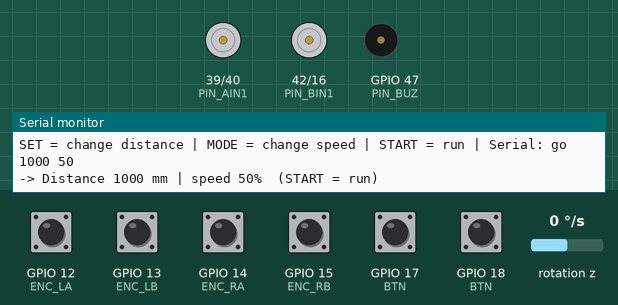
Recording of a sketch running on a simulated ESP32-S3. Shown: motor-driver pin pairs drawn as motors (green arrow = first pin HIGH = forward, orange = second pin HIGH = backward, longer = more drive, scaled by the enable pin), buzzer (waves = sounding, pin HIGH), the last lines printed to the serial monitor. Wiring (inferred from the names in the program): MPU-6050 motion sensor at I2C address 0x68. The test bench sets the inputs (shaded band); at power-on: GPIO 12 (ENC_LA), GPIO 13 (ENC_LB), GPIO 14 (ENC_RA), GPIO 15 (ENC_RB), GPIO 17 (BTN), GPIO 18 (BTN) HIGH, rotation z 0 °/s.

Above: at 3.9 s.
4.0 s: GPIO 17 (BTN) pulled LOW for 0.15 s
At 5.42 s:
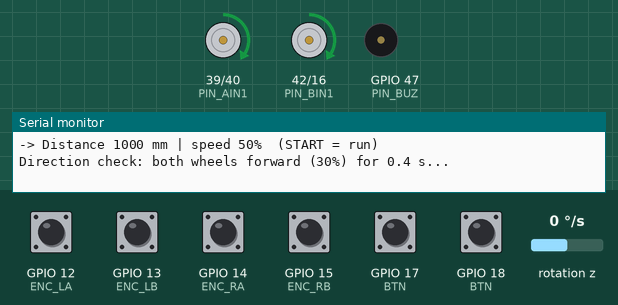
7.1 s: rotation z set to -192 °/s
9.7 s: rotation z set to 192 °/s
At 11.9 s:
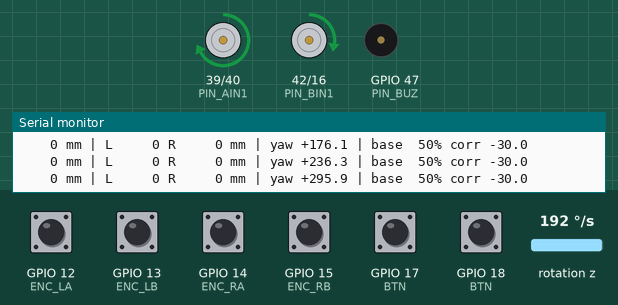
12.2 s: GPIO 18 (BTN) pulled LOW for 0.15 s
At 12.71 s:
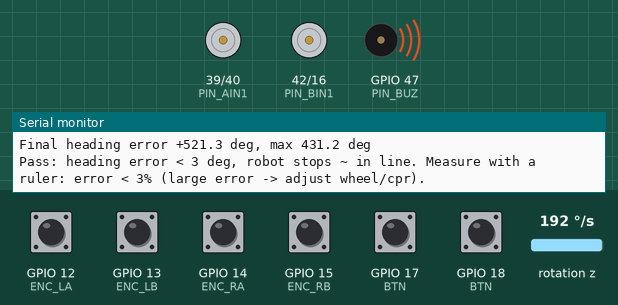
15.5 s: GPIO 17 (BTN) pulled LOW for 1 s
At 19.8 s:
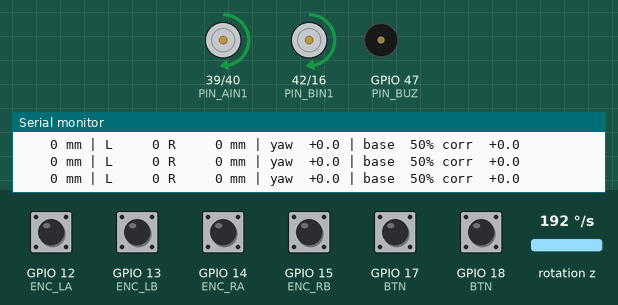
Timing chart, 0 to 20.5 s (numbered marks = the images above; inputs shaded):
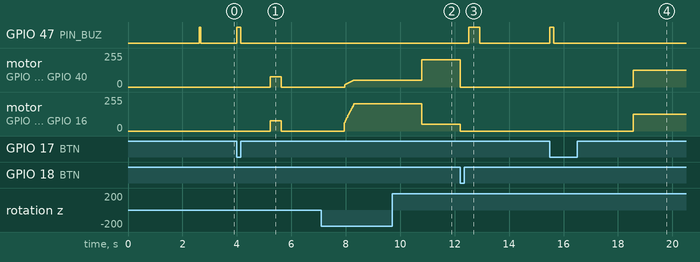

The sketch:

Test_DriveStraight.ino
```cpp
/*
  DRIVE STRAIGHT TEST  -  Line Robot (ESP32-S3 + IO shield, pin map v5 on the perfboard)
  ------------------------------------------------------------------------
  The robot drives straight for a set distance: MPU6050 GYRO holds the heading + ENCODERS measure the distance.
  If the MPU is missing / faulty -> automatically keeps straight with the ENCODERS (wheel synchronization).

  PINS: selected with PIN_MAP below. 1 = OLD pins (breadboard): TB6612 38/39/40 + 41/42/16,
        encoders 12/13 + 14/15, buttons 17/18/0, buzzer 47.  2 = NEW pins v5 (perfboard) as follows:
    TB6612 : PWMA 38, AIN2 39, AIN1 40 (LEFT motor) | BIN1 41, BIN2 42, PWMB 2 (RIGHT motor)
             STBY bridged to VCC (3V3). VM <- battery, GND <- battery (-)
    Encoder: LEFT A21 B47 | RIGHT A48 B1   (encoder VCC = 3V3 from the 3V3 rail, NOT 5V)
    MPU6050: SDA 8, SCL 9, VCC 3V3, lying flat on the robot
    Buttons: START 18 = run | SET 17 = change distance | MODE 16 = change speed
    Buzzer : 15

  USAGE: put the robot on the floor, nose toward free space. Power on -> keep still 2 s (gyro calibration).
    Press START -> buzzer beeps, the robot runs 1 s later. Press any button while running = STOP.
    Serial 115200 (Newline):  go <mm> <speed %>   e.g.: go 1000 50
                              cpr 1400 | kp 2.0 | kd 0.05 | wheel 43 | info

  FIRST TIME: if the robot SPINS instead of driving straight -> the code detects the reversed motor and fixes it.
           if the robot DRIVES BACKWARD -> set both MOTOR_REV to true (or swap the wires of both motors).
*/
#include <Arduino.h>
#include <Wire.h>

// ============== EDIT HERE ==============
float COUNTS_PER_REV = 1400.0f;     // 300 rpm motor (estimate) - measure with Test_N20 command c
float WHEEL_D_MM = 43.0f;
bool MOTOR_REV[2] = {false, false}; // [left, right] reverse motor direction
bool ENC_REV[2]   = {false, false}; // [left, right] reverse encoder sign (the code fixes it after the first run)
float KP_HEAD = 2.0f, KD_HEAD = 0.05f;   // heading hold with the gyro (% / deg, % / (deg/s))
float KP_ENC  = 0.8f;                     // keep straight with the encoders when there is no gyro (% / mm difference)
const int DISTS[] = {500, 1000, 2000};    // mm
const int SPEEDS[] = {30, 50, 70, 100};   // %
// =========================================

#define PIN_MAP 1   // 1 = OLD PINS (breadboard) | 2 = NEW PINS v5 (perfboard)
#if PIN_MAP == 1
#define PIN_PWMA 38
#define PIN_AIN1 39
#define PIN_AIN2 40
#define PIN_PWMB 41
#define PIN_BIN1 42
#define PIN_BIN2 16
#define ENC_LA 12
#define ENC_LB 13
#define ENC_RA 14
#define ENC_RB 15
#define BTN_START 17
#define BTN_SET 18
#define BTN_MODE 0
#define PIN_BUZ 47
#else
#define PIN_PWMA 38
#define PIN_AIN2 39
#define PIN_AIN1 40
#define PIN_BIN1 41
#define PIN_BIN2 42
#define PIN_PWMB 2
#define ENC_LA 21
#define ENC_LB 47
#define ENC_RA 48
#define ENC_RB 1
#define BTN_START 18
#define BTN_SET 17
#define BTN_MODE 16
#define PIN_BUZ 15
#endif
#define PIN_SDA 8
#define PIN_SCL 9
#define MPU_ADDR 0x68

const int PWM_FREQ = 20000, PWM_BITS = 10, PWM_MAX = 1023;
#if defined(ESP_ARDUINO_VERSION_MAJOR) && ESP_ARDUINO_VERSION_MAJOR >= 3
  #define PWM_ATTACH(pin, ch) ledcAttach(pin, PWM_FREQ, PWM_BITS)
  #define PWM_OUT(pin, ch, d) ledcWrite(pin, d)
#else
  #define PWM_ATTACH(pin, ch) do { ledcSetup(ch, PWM_FREQ, PWM_BITS); ledcAttachPin(pin, ch); } while (0)
  #define PWM_OUT(pin, ch, d) ledcWrite(ch, d)
#endif

// ---------- encoder ----------
volatile int32_t rawL = 0, rawR = 0;
volatile uint8_t prevL = 0, prevR = 0;
const int8_t QDEC[16] = {0, +1, -1, 0, -1, 0, 0, +1, +1, 0, 0, -1, 0, -1, +1, 0};
void IRAM_ATTR isrL() { uint8_t s = (digitalRead(ENC_LA) << 1) | digitalRead(ENC_LB); rawL += QDEC[(prevL << 2) | s]; prevL = s; }
void IRAM_ATTR isrR() { uint8_t s = (digitalRead(ENC_RA) << 1) | digitalRead(ENC_RB); rawR += QDEC[(prevR << 2) | s]; prevR = s; }
int32_t encL() { return ENC_REV[0] ? -rawL : rawL; }
int32_t encR() { return ENC_REV[1] ? -rawR : rawR; }
float mmPerCount() { return PI * WHEEL_D_MM / COUNTS_PER_REV; }

// ---------- motor ----------
void motorOne(int side, float pct) {   // pct > 0 = robot forward
  uint8_t pwm = side ? PIN_PWMB : PIN_PWMA, in1 = side ? PIN_BIN1 : PIN_AIN1, in2 = side ? PIN_BIN2 : PIN_AIN2;
  if (MOTOR_REV[side]) pct = -pct;
  pct = constrain(pct, -100.0f, 100.0f);
  digitalWrite(in1, pct > 0); digitalWrite(in2, pct < 0);
  PWM_OUT(pwm, side, (int)(fabsf(pct) * PWM_MAX / 100.0f));
}
void drive(float l, float r) { motorOne(0, l); motorOne(1, r); }
void coast() { drive(0, 0); }
void brake() {
  digitalWrite(PIN_AIN1, HIGH); digitalWrite(PIN_AIN2, HIGH); PWM_OUT(PIN_PWMA, 0, PWM_MAX);
  digitalWrite(PIN_BIN1, HIGH); digitalWrite(PIN_BIN2, HIGH); PWM_OUT(PIN_PWMB, 1, PWM_MAX);
}

// ---------- MPU6050 (only gyro Z needed) ----------
bool mpuOk = false;
float gz = 0, bgz = 0, yaw = 0;
bool readGz(float &o) {
  Wire.beginTransmission(MPU_ADDR); Wire.write(0x47);
  if (Wire.endTransmission(false) != 0) return false;
  if (Wire.requestFrom(MPU_ADDR, 2) != 2) return false;
  int16_t h = Wire.read(); int16_t raw = (h << 8) | Wire.read(); o = raw / 16.4f; return true;
}
void mpuWrite(uint8_t r, uint8_t v) { Wire.beginTransmission(MPU_ADDR); Wire.write(r); Wire.write(v); Wire.endTransmission(); }
bool mpuInit() {
  Wire.beginTransmission(MPU_ADDR); if (Wire.endTransmission() != 0) return false;
  mpuWrite(0x6B, 0x80); delay(100); mpuWrite(0x6B, 0x01); mpuWrite(0x1A, 0x03); mpuWrite(0x19, 0x00); mpuWrite(0x1B, 0x18);
  return true;
}
void calibrateGyro() {
  coast(); double s = 0; int n = 0; float g; uint32_t t0 = millis();
  while (millis() - t0 < 1500) { if (readGz(g)) { s += g; n++; } delay(2); }
  bgz = n ? s / n : 0; yaw = 0;
  Serial.printf("Gyro bias %.2f deg/s (%d samples)\n", bgz, n);
}
void updateGyro() {
  static uint32_t t = micros();
  uint32_t now = micros();
  if (!mpuOk || now - t < 2000) return;
  float dt = (now - t) * 1e-6f; t = now; float g;
  if (readGz(g)) { gz = g - bgz; yaw += gz * dt; }
}

// ---------- buttons + buzzer ----------
bool btnDown[3] = {false, false, false}; uint32_t btnT[3] = {0, 0, 0};
const uint8_t BTN[3] = {BTN_START, BTN_SET, BTN_MODE};
int pressed() {   // returns 0/1/2 on a press, -1 otherwise
  for (int i = 0; i < 3; i++) {
    bool raw = digitalRead(BTN[i]) == LOW;
    if (raw != btnDown[i] && millis() - btnT[i] > 30) { btnDown[i] = raw; btnT[i] = millis(); if (raw) return i; }
  }
  return -1;
}
void beep(int n, int on = 70) { for (int i = 0; i < n; i++) { digitalWrite(PIN_BUZ, HIGH); delay(on); digitalWrite(PIN_BUZ, LOW); delay(70); } }

// ---------- first-run direction check ----------
bool dirChecked = false;
void checkDirection() {
  if (!mpuOk) { Serial.println("No MPU -> skipping direction self-check"); dirChecked = true; return; }
  Serial.println("Direction check: both wheels forward (30%) for 0.4 s...");
  float y0 = yaw; int32_t l0 = rawL, r0 = rawR; uint32_t t0 = millis();
  while (millis() - t0 < 400) { updateGyro(); drive(30, 30); }
  brake(); uint32_t t1 = millis(); while (millis() - t1 < 300) updateGyro(); coast();
  float dy = yaw - y0; int32_t dl = rawL - l0, dr = rawR - r0;
  Serial.printf("  yaw %+.1f do | encoder tho L %+ld R %+ld\n", dy, (long)dl, (long)dr);
  // 1 wheel reversed -> robot spins in place: yaw + (turning left) = LEFT wheel is reversing
  if (dy > 15)       { MOTOR_REV[0] = !MOTOR_REV[0]; dl = -dl; Serial.println("  -> LEFT motor reversed: FIXED (MOTOR_REV[0])"); }
  else if (dy < -15) { MOTOR_REV[1] = !MOTOR_REV[1]; dr = -dr; Serial.println("  -> RIGHT motor reversed: FIXED (MOTOR_REV[1])"); }
  // encoder: must count positive when the wheel moves forward
  if (labs(dl) > 20) { ENC_REV[0] = dl < 0; } else Serial.println("  !! LEFT encoder NOT COUNTING - check wires A21/B47, VCC 3V3");
  if (labs(dr) > 20) { ENC_REV[1] = dr < 0; } else Serial.println("  !! RIGHT encoder NOT COUNTING - check wires A48/B1, VCC 3V3");
  Serial.printf("  => MOTOR_REV {%d,%d}  ENC_REV {%d,%d}  (copy into the code to keep permanently)\n",
                MOTOR_REV[0], MOTOR_REV[1], ENC_REV[0], ENC_REV[1]);
  Serial.println("  If the robot just DROVE BACKWARD: set MOTOR_REV = {true, true} and upload again.");
  dirChecked = true;
  delay(500);
}

// ---------- DRIVE STRAIGHT ----------
void goStraight(float mm, float pct) {
  if (!dirChecked) checkDirection();
  if (mpuOk) calibrateGyro();
  Serial.printf("\n=== STRAIGHT %.0f mm, %.0f%% (%s) ===\n", mm, pct, mpuOk ? "gyro + encoder" : "encoder only");
  int32_t l0 = encL(), r0 = encR();
  float heading = yaw, maxErr = 0;
  uint32_t t0 = millis(), tP = 0;
  bool stopped = false;
  while (true) {
    updateGyro();
    if (pressed() >= 0) { stopped = true; break; }
    float dL = (encL() - l0) * mmPerCount(), dR = (encR() - r0) * mmPerCount();
    float done = (dL + dR) * 0.5f;
    if (done >= mm) break;
    if (millis() - t0 > 20000) { Serial.println("Over 20 s - stop (are the encoders counting?)"); break; }
    // accelerate at the start, slow down at the end
    float base = min(pct, min(15 + (millis() - t0) * 0.1f, 15 + (mm - done) * 0.35f));
    float corr;
    if (mpuOk) { float e = heading - yaw; maxErr = max(maxErr, fabsf(e)); corr = KP_HEAD * e - KD_HEAD * gz; }   // drifted right (negative yaw) -> positive corr -> right wheel faster
    else       { corr = KP_ENC * (dL - dR); }
    corr = constrain(corr, -base * 0.6f, base * 0.6f);
    drive(base - corr, base + corr);
    if (millis() - tP >= 200) {
      tP = millis();
      Serial.printf("%5.0f mm | L %5.0f R %5.0f mm | yaw %+5.1f | base %3.0f%% corr %+5.1f\n", done, dL, dR, yaw - heading, base, corr);
    }
  }
  brake(); uint32_t t1 = millis(); while (millis() - t1 < 300) updateGyro(); coast();
  float dL = (encL() - l0) * mmPerCount(), dR = (encR() - r0) * mmPerCount(), t = (t1 - t0) / 1000.0f;
  Serial.println(stopped ? "=== STOP BY BUTTON ===" : "=== RESULT ===");
  Serial.printf("Distance: L %.0f mm, R %.0f mm, AVG %.0f mm (target %.0f)\n", dL, dR, (dL + dR) / 2, mm);
  Serial.printf("Time %.2f s, avg speed %.0f mm/s\n", t, (dL + dR) / 2 / max(0.1f, t));
  if (mpuOk) Serial.printf("Final heading error %+.1f deg, max %.1f deg\n", yaw - heading, maxErr);
  Serial.println("Pass: heading error < 3 deg, robot stops ~ in line. Measure with a ruler: error < 3% (large error -> adjust wheel/cpr).");
  beep(stopped ? 1 : 2, stopped ? 400 : 70);
}

// ---------- SETUP / LOOP ----------
int distIdx = 1, spdIdx = 1;
void printSel() { Serial.printf("-> Distance %d mm | speed %d%%  (START = run)\n", DISTS[distIdx], SPEEDS[spdIdx]); }
void setup() {
  Serial.begin(115200);
  pinMode(PIN_BUZ, OUTPUT); digitalWrite(PIN_BUZ, LOW);
  pinMode(PIN_AIN1, OUTPUT); pinMode(PIN_AIN2, OUTPUT); pinMode(PIN_BIN1, OUTPUT); pinMode(PIN_BIN2, OUTPUT);
  PWM_ATTACH(PIN_PWMA, 0); PWM_ATTACH(PIN_PWMB, 1);
  coast();
  for (int i = 0; i < 3; i++) pinMode(BTN[i], INPUT_PULLUP);
  pinMode(ENC_LA, INPUT_PULLUP); pinMode(ENC_LB, INPUT_PULLUP); pinMode(ENC_RA, INPUT_PULLUP); pinMode(ENC_RB, INPUT_PULLUP);
  prevL = (digitalRead(ENC_LA) << 1) | digitalRead(ENC_LB);
  prevR = (digitalRead(ENC_RA) << 1) | digitalRead(ENC_RB);
  attachInterrupt(digitalPinToInterrupt(ENC_LA), isrL, CHANGE); attachInterrupt(digitalPinToInterrupt(ENC_LB), isrL, CHANGE);
  attachInterrupt(digitalPinToInterrupt(ENC_RA), isrR, CHANGE); attachInterrupt(digitalPinToInterrupt(ENC_RB), isrR, CHANGE);
  Wire.begin(PIN_SDA, PIN_SCL); Wire.setClock(400000);
  delay(1000);
  mpuOk = mpuInit();
  Serial.printf("\n=== DRIVE STRAIGHT TEST === MPU: %s | CPR %.0f | wheel %.0f mm\n", mpuOk ? "OK" : "NONE (using encoder)", COUNTS_PER_REV, WHEEL_D_MM);
  if (mpuOk) calibrateGyro();
  Serial.println("SET = change distance | MODE = change speed | START = run | Serial: go 1000 50");
  printSel();
  beep(1);
}
void loop() {
  int b = pressed();
  if (b == 1) { distIdx = (distIdx + 1) % 3; printSel(); beep(1, 30); }
  if (b == 2) { spdIdx = (spdIdx + 1) % 4; printSel(); beep(1, 30); }
  if (b == 0) { beep(1, 150); delay(1000); goStraight(DISTS[distIdx], SPEEDS[spdIdx]); }
  if (Serial.available()) {
    String s = Serial.readStringUntil('\n'); s.trim();
    char cmd[8] = {0}; float a = 0, c = 0;
    int n = sscanf(s.c_str(), "%7s %f %f", cmd, &a, &c);
    String k(cmd);
    if (k == "go" && n >= 2) { beep(1, 150); delay(1000); goStraight(a, n >= 3 ? c : SPEEDS[spdIdx]); }
    else if (k == "cpr" && n >= 2) { COUNTS_PER_REV = a; Serial.printf("CPR = %.0f\n", a); }
    else if (k == "kp" && n >= 2) { KP_HEAD = a; Serial.printf("KP_HEAD = %.2f\n", a); }
    else if (k == "kd" && n >= 2) { KD_HEAD = a; Serial.printf("KD_HEAD = %.3f\n", a); }
    else if (k == "wheel" && n >= 2) { WHEEL_D_MM = a; Serial.printf("Wheel = %.1f mm\n", a); }
    else if (k == "info") { Serial.printf("CPR %.0f wheel %.1f KP %.2f KD %.3f MOTOR_REV {%d,%d} ENC_REV {%d,%d}\n",
                                           COUNTS_PER_REV, WHEEL_D_MM, KP_HEAD, KD_HEAD, MOTOR_REV[0], MOTOR_REV[1], ENC_REV[0], ENC_REV[1]); }
    else Serial.println("Commands: go <mm> <%> | cpr | kp | kd | wheel | info");
  }
}
```

Measured:
- after the input at 4.0 s, GPIO 47 (PIN_BUZ): LOW → HIGH at once, → LOW 0.15 s later; motor on GPIO 39 (PIN_AIN1) / GPIO 40 (PIN_AIN2), motor on GPIO 42 (PIN_BIN1) / GPIO 16 (PIN_BIN2): stopped → forward 76/255 after 1.2 s, → stopped 0.40 s later
- after the input at 9.7 s, motor on GPIO 39 (PIN_AIN1) / GPIO 40 (PIN_AIN2): forward 51/255 → forward 204/255 after 1.1 s; motor on GPIO 42 (PIN_BIN1) / GPIO 16 (PIN_BIN2): forward 204/255 → forward 51/255 after 1.1 s
- after the input at 12.2 s, GPIO 47 (PIN_BUZ): LOW → HIGH after 0.32 s, → LOW 0.40 s later; motor on GPIO 39 (PIN_AIN1) / GPIO 40 (PIN_AIN2): forward 204/255 → stopped at once; motor on GPIO 42 (PIN_BIN1) / GPIO 16 (PIN_BIN2): forward 51/255 → stopped at once
- after the input at 15.5 s, GPIO 47 (PIN_BUZ): LOW → HIGH at once, → LOW 0.15 s later; motor on GPIO 39 (PIN_AIN1) / GPIO 40 (PIN_AIN2), motor on GPIO 42 (PIN_BIN1) / GPIO 16 (PIN_BIN2): stopped → forward 127/255 after 3.1 s
